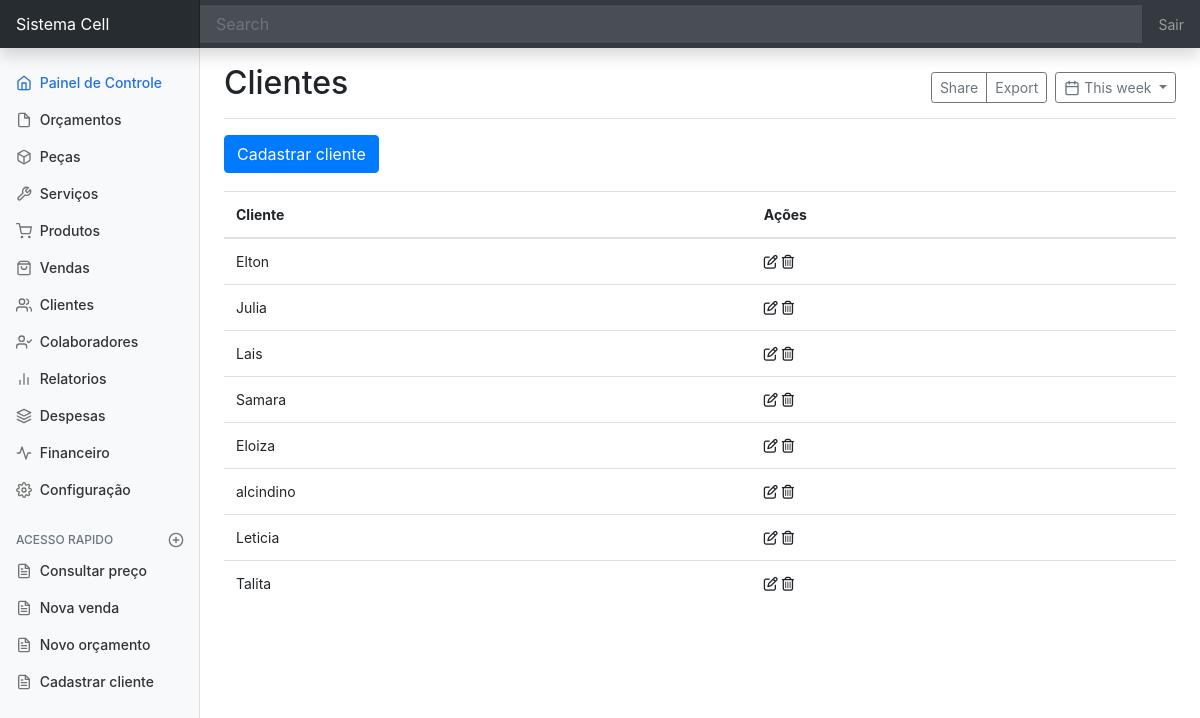
The page /cliente/ on the database its author committed.
### cliente/models.py (models this page shows, shortened)
class Cliente(models.Model):
    nome_cliente = models.CharField(max_length=90)

### cliente/views.py (the view)
# urls.py: path('cliente/', ListaCliente.as_view(), name='cliente'),
class ListaCliente(ListView):
    model = Cliente
    template_name = 'cliente/pagina-inicial-cliente.html'

### cliente/templates/cliente/pagina-inicial-cliente.html (shortened to what this page needs)
{% extends 'dashboard/pagina-inicial.html' %}
{% block titulo %}Clientes{% endblock %}
{% block conteudo %}
<a
        href=""
        class="btn btn-primary"
        data-toggle="modal"
        data-target="#staticBackdrop"
        hx-get="{% url 'cadastrar-cliente' %}"
        hx-target="#adicionar-conteudo"
>Cadastrar cliente</a>
<div style="padding-top:18px">
    <table class="table">
        <thead>
        <tr>
            <th>Cliente</th>
            <th>Ações</th>
        </tr>
        </thead>
        <tbody id="cliente-Tbody">
            {% include 'cliente/tabela/tabela-cliente.html' %}
        </tbody>
    </table>
</div>
{% endblock conteudo %}

### cliente/templates/cliente/tabela/linhas-tabela-cliente.html
<tr id="trCliente{{ object.pk }}">
    <td> {{ object.nome_cliente }} </td>
    <td><span
            data-toggle="modal"
            data-target="#staticBackdrop"
            hx-get="{% url 'editar-cliente' object.pk %}"
            hx-target="#adicionar-conteudo">
        <i class="fa-regular fa-pen-to-square"></i>
    </span>
        <span
            hx-get="{% url 'apagar-cliente' object.pk %}"
            hx-confirm="Deseja mesmo Apagar {{ object.nome_cliente }} ?"
            hx-target="closest tr"
            hx-swap="outerHTML swap:300ms">
                <i class="fa-regular fa-trash-can"></i>
        </span>
    </td>
</tr>

### static/css/dashboard.css (style rules this page uses)
body { font-size: .875rem; }

### rows shown on the page
Cliente: nome_cliente "Elton"
Cliente: nome_cliente "Julia"
Cliente: nome_cliente "Lais"
Cliente: nome_cliente "Samara"
Cliente: nome_cliente "Eloiza"
Cliente: nome_cliente "alcindino"
Cliente: nome_cliente "Leticia"
Cliente: nome_cliente "Talita"
